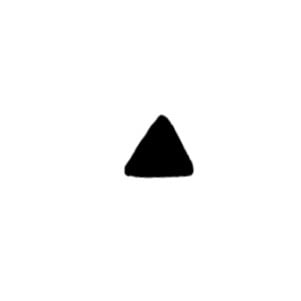
#> input picture Practica 5/img/triangulo.jpg, 301 x 301 px
$ jupyter execute --allow-errors 'Código_final.ipynb'   (shell and % lines are left out)   (text cells are left out)
#> lines starting #> are read from the running program, lines starting #| are printed output that depends on the picture
[cell 1]
#intala librerias en caso de no estar instaladas.

[cell 2]
import cv2
import numpy as np
import matplotlib.pyplot as plt
from ipywidgets import widget
from IPython.display import display
from mpl_toolkits.mplot3d import Axes3D
import matplotlib.pyplot as plt
import ipywidgets as widgets
from IPython.display import display

[cell 3]
def get_fft(image, log=True, padding=None):
    if padding:
        fft = np.fft.fft2(image, s=padding)
    else:
        fft = np.fft.fft2(image)
    fft_shifted = np.fft.fftshift(fft) # Se mueve la frecuencia 0 (DC) al centro de la imagen
    #fft_spectrum = 20*np.log(np.abs(fft_shifted)) # Espectro - Módulo en escala logarítmica
    if log:
        return np.log(np.abs(fft_shifted) + 1)
    return np.abs(fft_shifted)
img = cv2.imread("img/triangulo.jpg", cv2.IMREAD_GRAYSCALE)
#> img is the input picture: shape (301, 301); min 0, max 255, mean 247.4
fft_image = get_fft(img, True)
#> (the rest of this cell did not finish here and is left out)

[cell 4]
#Métodos de cálculo
kernel_sobel = (1/8) * np.asmatrix([
    [-1,0,1],
    [-2,0,2],
    [-1,0,1]
    ], dtype=np.float32)

kernel_bilineal = (1/16) * np.asmatrix([
    [1,2,1],
    [2,4,2],
    [1,2,1]
    ], dtype=np.float32)

K = 3
kernel_box = (1/(K**2))*np.ones(shape=(K,K))

kernel_gaussian = (1/256) * np.asmatrix([
    [1,4,6,4,1],
    [4,16,24,16,4],
    [6,24,36,24,6],
    [4,16,24,16,4],
    [1,4,6,4,1]
    ],dtype=np.float32)

kernel_corner = (1/4) * np.asmatrix([
    [1,-2,1],
    [-2,4,-2],
    [1,-2,1]
    ], dtype=np.float32)

kernel_sharpening = (1/4) * np.asmatrix([
    [0,-1,0],
    [-1,5,-1],
    [0,-1,0]
    ], dtype=np.float32)

[cell 5]
#Cálculo de tranformadas
filter = kernel_sharpening
fft_img = get_fft(filter, True, padding=(512,512))
plt.imshow(fft_img, cmap="gray")
#> (this line was passed over: IPython is not available in this run)
plt.show()

[cell 6]
img = cv2.imread("img/triangulo.jpg", cv2.IMREAD_GRAYSCALE)
img = np.float32(img)
dct = cv2.dct(img)
dct_abs = np.abs(dct)
dct_spec = np.log(dct_abs + 1)
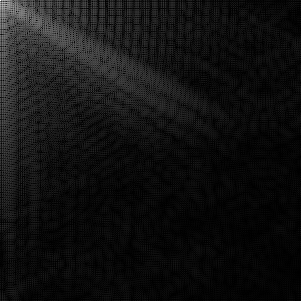
#> dct_spec: shape (301, 301) float32; min 2.01e-05, max 11.22, mean 0.789; drawn with min black and max white

fft = np.fft.fft2(img)
fft_2 = np.fft.fftshift(fft)
fft_abs = np.abs(fft)
fft_spec = np.log(fft_abs + 1)
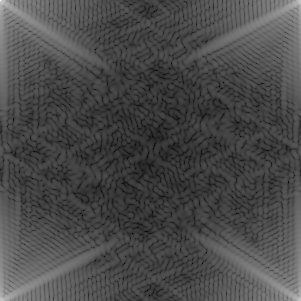
#> fft_spec: shape (301, 301) float64; min 1.02, max 16.93, mean 5.66; drawn with min black and max white

fft_abs_2 = np.abs(fft_2)
fft_spec_2 = np.log(fft_abs_2 + 1)

n,m = fft_spec.shape
#> n = 301; m = 301
fft_spec_seg = fft_spec_2[0:n//2, :]#0:m//2]
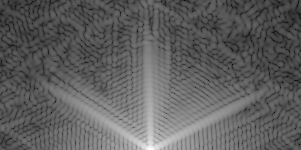
#> fft_spec_seg: shape (150, 301) float64; min 1.02, max 13.39, mean 5.66; drawn with min black and max white

fft_phase = np.angle(fft_2)
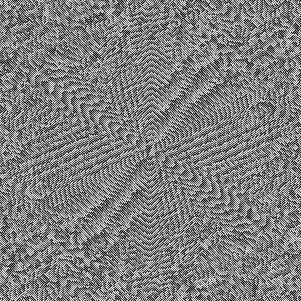
#> fft_phase: shape (301, 301) float64; min -3.14, max 3.14, mean -5.19e-17; drawn with min black and max white

h = ( (fft_phase + np.pi) / (2 * np.pi) * 179 ).astype(np.uint8)
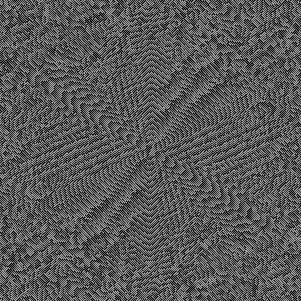
#> h: shape (301, 301); min 0, max 178, mean 89
s = np.uint8(255 * np.ones_like(fft_phase))
v = cv2.normalize(fft_spec_2, None, 0, 255, cv2.NORM_MINMAX).astype(np.uint8)

mag_phase = cv2.merge([h, s, v])
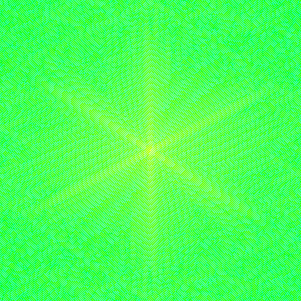
#> mag_phase: shape (301, 301, 3); mean of channels 0, 1, 2 89, 255, 73.9; drawn as B, G, R
mag_phase_RGB = cv2.cvtColor(mag_phase, cv2.COLOR_HSV2RGB)
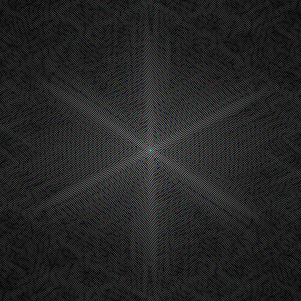
#> mag_phase_RGB: shape (301, 301, 3); mean R, G, B 36.6, 37, 37

#> (a cell that did not finish here is left out)

[cell 8]
def spectrum(img):
    img = np.float32(img)
    img_dft =  cv2.dft(img, flags = cv2.DFT_COMPLEX_OUTPUT)
    img_dft_shifted = np.fft.fftshift(img_dft)
    img_mag = cv2.magnitude(img_dft_shifted[:,:,0], img_dft_shifted[:,:,1])
    return np.log(img_mag + 1)

# Captura desde la fuente default
camara = cv2.VideoCapture(0)

print("Oprime q para salir de la captura de camara")
while camara.isOpened():
    while True:
        ret, frame = camara.read()
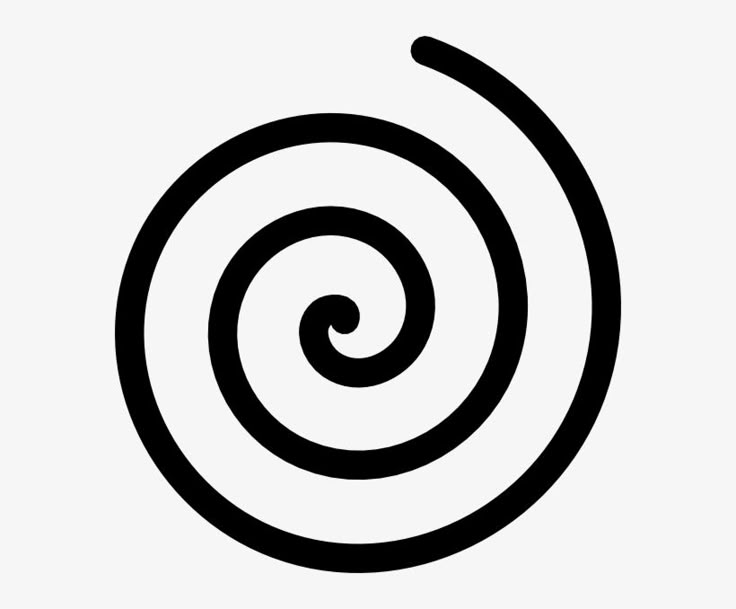
#> input picture Practica 5/img/espiral.jpg, 736 x 609 px, given in place of the camera
#> frame is the input picture: shape (609, 736, 3); min 0, max 255, mean 203
        if not ret:
            print("Error al leer frame desde la cámara")
            break

        # Obtener espectro y mostrarla
        frame_y = cv2.cvtColor(frame, cv2.COLOR_BGR2GRAY)
        frame_fft = spectrum(frame_y)
#> in spectrum, `return np.log(img_mag + 1)`:
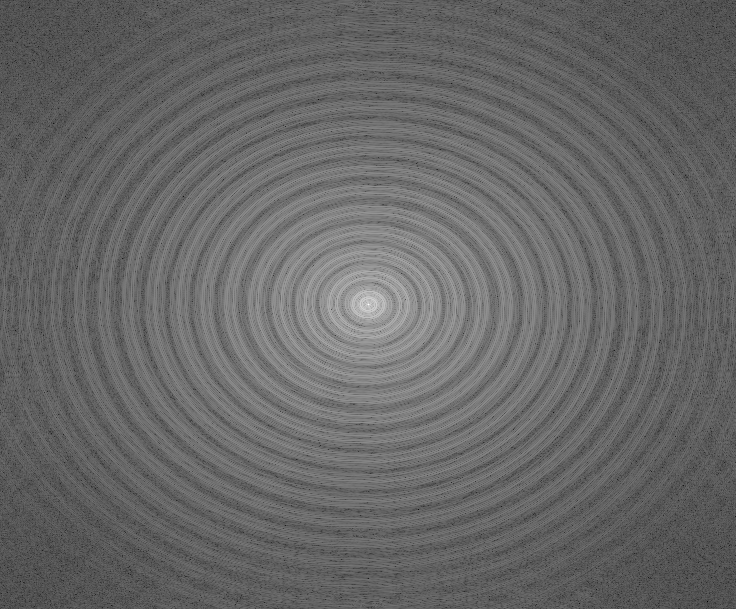
#> returned value: shape (609, 736) float32; min 0.833, max 18.33, mean 7.93; drawn with min black and max white

        # Se normaliza y cambia a tipo uint8. cv2.imshow necesita este formato
        # de la imagen para mostarlo (de 0 a 255)
        cv2.normalize(frame_fft, frame_fft, 0, 255, cv2.NORM_MINMAX)
        mag = np.uint8(frame_fft)

        frame_show = np.hstack((frame_y, mag))
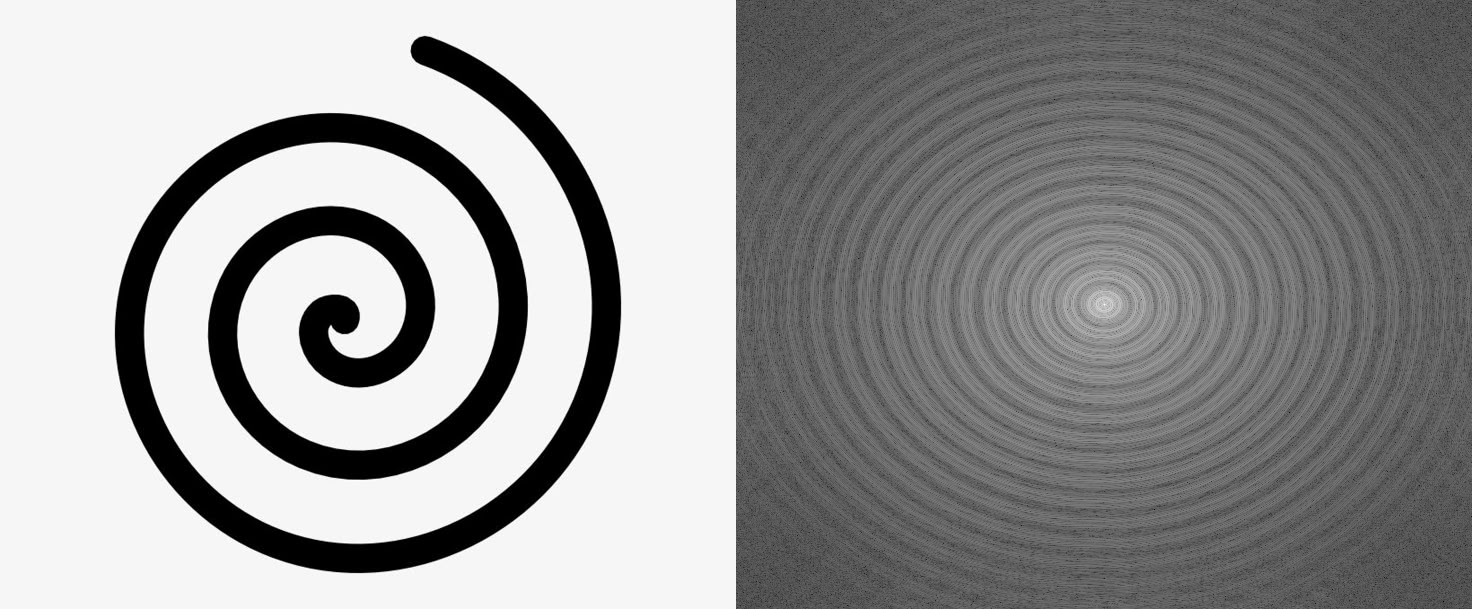
#> frame_show: shape (609, 1472); min 0, max 255, mean 153


        cv2.imshow("Camara", frame_show)
        if cv2.waitKey(1) & 0xFF == ord('q'):
#> (key q is pressed here)
            break
    break

camara.release()
cv2.destroyAllWindows()
